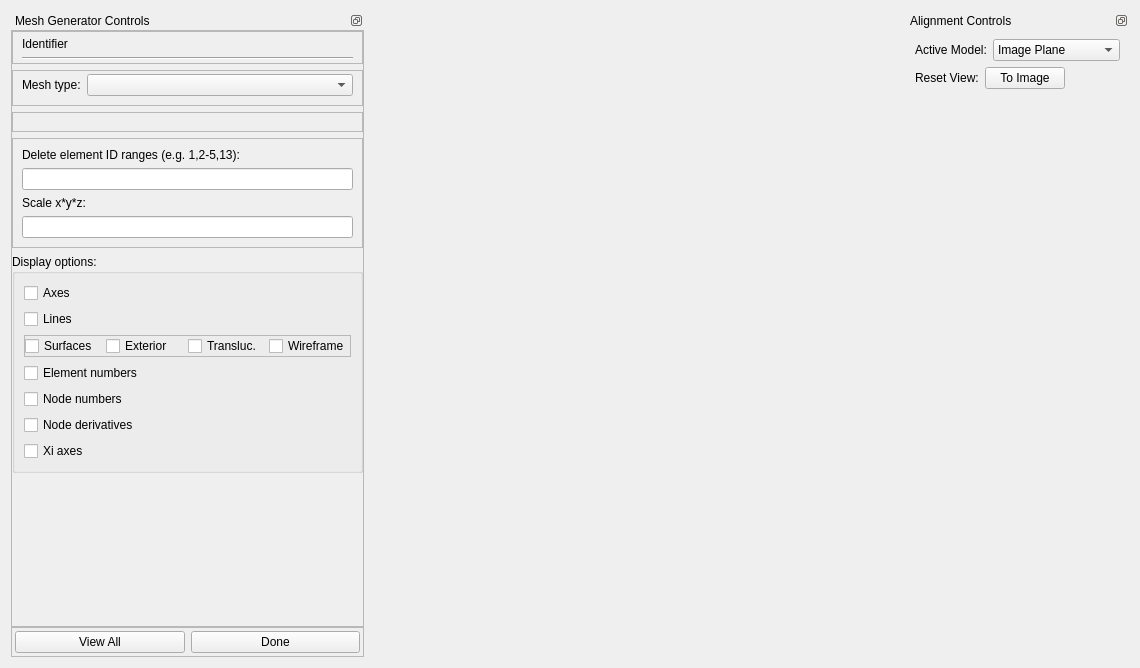
<?xml version="1.0" encoding="UTF-8"?>
<ui version="4.0">
 <class>MeshGeneratorWidget</class>
 <widget class="QWidget" name="MeshGeneratorWidget">
  <property name="geometry">
   <rect>
    <x>0</x>
    <y>0</y>
    <width>1140</width>
    <height>668</height>
   </rect>
  </property>
  <property name="sizePolicy">
   <sizepolicy hsizetype="Preferred" vsizetype="Preferred">
    <horstretch>0</horstretch>
    <verstretch>0</verstretch>
   </sizepolicy>
  </property>
  <property name="windowTitle">
   <string>Mesh Generator</string>
  </property>
  <layout class="QHBoxLayout" name="horizontalLayout">
   <item>
    <widget class="QDockWidget" name="dockWidget">
     <property name="sizePolicy">
      <sizepolicy hsizetype="Preferred" vsizetype="Expanding">
       <horstretch>1</horstretch>
       <verstretch>0</verstretch>
      </sizepolicy>
     </property>
     <property name="minimumSize">
      <size>
       <width>353</width>
       <height>197</height>
      </size>
     </property>
     <property name="features">
      <set>QDockWidget::DockWidgetFloatable|QDockWidget::DockWidgetMovable</set>
     </property>
     <property name="allowedAreas">
      <set>Qt::AllDockWidgetAreas</set>
     </property>
     <property name="windowTitle">
      <string>Mesh Generator Controls</string>
     </property>
     <widget class="QWidget" name="dockWidgetContents">
      <property name="sizePolicy">
       <sizepolicy hsizetype="Preferred" vsizetype="Expanding">
        <horstretch>0</horstretch>
        <verstretch>0</verstretch>
       </sizepolicy>
      </property>
      <layout class="QVBoxLayout" name="verticalLayout">
       <property name="spacing">
        <number>0</number>
       </property>
       <property name="margin">
        <number>0</number>
       </property>
       <item>
        <widget class="QScrollArea" name="scrollArea">
         <property name="sizePolicy">
          <sizepolicy hsizetype="Preferred" vsizetype="Expanding">
           <horstretch>0</horstretch>
           <verstretch>0</verstretch>
          </sizepolicy>
         </property>
         <property name="minimumSize">
          <size>
           <width>0</width>
           <height>0</height>
          </size>
         </property>
         <property name="verticalScrollBarPolicy">
          <enum>Qt::ScrollBarAsNeeded</enum>
         </property>
         <property name="widgetResizable">
          <bool>true</bool>
         </property>
         <widget class="QWidget" name="scrollAreaWidgetContents_2">
          <property name="geometry">
           <rect>
            <x>0</x>
            <y>0</y>
            <width>351</width>
            <height>595</height>
           </rect>
          </property>
          <property name="sizePolicy">
           <sizepolicy hsizetype="Preferred" vsizetype="Expanding">
            <horstretch>0</horstretch>
            <verstretch>0</verstretch>
           </sizepolicy>
          </property>
          <layout class="QVBoxLayout" name="verticalLayout_2">
           <property name="margin">
            <number>0</number>
           </property>
           <item>
            <layout class="QVBoxLayout" name="verticalLayout_3">
             <item>
              <widget class="QFrame" name="identifier_frame">
               <property name="minimumSize">
                <size>
                 <width>0</width>
                 <height>0</height>
                </size>
               </property>
               <property name="frameShape">
                <enum>QFrame::StyledPanel</enum>
               </property>
               <property name="frameShadow">
                <enum>QFrame::Raised</enum>
               </property>
               <layout class="QVBoxLayout" name="verticalLayout_4">
                <property name="topMargin">
                 <number>5</number>
                </property>
                <property name="bottomMargin">
                 <number>3</number>
                </property>
                <item>
                 <widget class="QLabel" name="identifier_label">
                  <property name="text">
                   <string>Identifier</string>
                  </property>
                 </widget>
                </item>
                <item>
                 <widget class="Line" name="line">
                  <property name="orientation">
                   <enum>Qt::Horizontal</enum>
                  </property>
                 </widget>
                </item>
               </layout>
              </widget>
             </item>
             <item>
              <widget class="QFrame" name="meshType_frame">
               <property name="frameShape">
                <enum>QFrame::StyledPanel</enum>
               </property>
               <property name="frameShadow">
                <enum>QFrame::Raised</enum>
               </property>
               <layout class="QFormLayout" name="formLayout_3">
                <property name="fieldGrowthPolicy">
                 <enum>QFormLayout::AllNonFixedFieldsGrow</enum>
                </property>
                <property name="topMargin">
                 <number>3</number>
                </property>
                <item row="0" column="0">
                 <widget class="QLabel" name="meshType_label">
                  <property name="text">
                   <string>Mesh type:</string>
                  </property>
                 </widget>
                </item>
                <item row="0" column="1">
                 <widget class="QComboBox" name="meshType_comboBox"/>
                </item>
               </layout>
              </widget>
             </item>
             <item>
              <widget class="QFrame" name="meshTypeOptions_frame">
               <property name="frameShape">
                <enum>QFrame::StyledPanel</enum>
               </property>
               <property name="frameShadow">
                <enum>QFrame::Raised</enum>
               </property>
               <layout class="QVBoxLayout" name="verticalLayout_9"/>
              </widget>
             </item>
             <item>
              <widget class="QFrame" name="modifyOptions_frame">
               <property name="frameShape">
                <enum>QFrame::StyledPanel</enum>
               </property>
               <property name="frameShadow">
                <enum>QFrame::Raised</enum>
               </property>
               <layout class="QVBoxLayout" name="verticalLayout_6">
                <item>
                 <widget class="QLabel" name="deleteElementRanges_label">
                  <property name="text">
                   <string>Delete element ID ranges (e.g. 1,2-5,13):</string>
                  </property>
                 </widget>
                </item>
                <item>
                 <widget class="QLineEdit" name="deleteElementsRanges_lineEdit"/>
                </item>
                <item>
                 <widget class="QLabel" name="scale_label">
                  <property name="text">
                   <string>Scale x*y*z:</string>
                  </property>
                 </widget>
                </item>
                <item>
                 <widget class="QLineEdit" name="scale_lineEdit"/>
                </item>
               </layout>
              </widget>
             </item>
             <item>
              <widget class="QGroupBox" name="displayOptions_groupBox">
               <property name="sizePolicy">
                <sizepolicy hsizetype="Preferred" vsizetype="Preferred">
                 <horstretch>0</horstretch>
                 <verstretch>0</verstretch>
                </sizepolicy>
               </property>
               <property name="title">
                <string>Display options:</string>
               </property>
               <layout class="QVBoxLayout" name="verticalLayout_7">
                <item>
                 <widget class="QCheckBox" name="displayAxes_checkBox">
                  <property name="text">
                   <string>Axes</string>
                  </property>
                 </widget>
                </item>
                <item>
                 <widget class="QCheckBox" name="displayLines_checkBox">
                  <property name="text">
                   <string>Lines</string>
                  </property>
                 </widget>
                </item>
                <item>
                 <widget class="QFrame" name="displaySurfaces_frame">
                  <property name="frameShape">
                   <enum>QFrame::StyledPanel</enum>
                  </property>
                  <property name="frameShadow">
                   <enum>QFrame::Raised</enum>
                  </property>
                  <layout class="QHBoxLayout" name="horizontalLayout_3">
                   <property name="margin">
                    <number>0</number>
                   </property>
                   <item>
                    <widget class="QCheckBox" name="displaySurfaces_checkBox">
                     <property name="text">
                      <string>Surfaces</string>
                     </property>
                    </widget>
                   </item>
                   <item>
                    <widget class="QCheckBox" name="displaySurfacesExterior_checkBox">
                     <property name="text">
                      <string>Exterior</string>
                     </property>
                    </widget>
                   </item>
                   <item>
                    <widget class="QCheckBox" name="displaySurfacesTranslucent_checkBox">
                     <property name="text">
                      <string>Transluc.</string>
                     </property>
                    </widget>
                   </item>
                   <item>
                    <widget class="QCheckBox" name="displaySurfacesWireframe_checkBox">
                     <property name="text">
                      <string>Wireframe</string>
                     </property>
                    </widget>
                   </item>
                  </layout>
                 </widget>
                </item>
                <item>
                 <widget class="QCheckBox" name="displayElementNumbers_checkBox">
                  <property name="text">
                   <string>Element numbers</string>
                  </property>
                 </widget>
                </item>
                <item>
                 <widget class="QCheckBox" name="displayNodeNumbers_checkBox">
                  <property name="text">
                   <string>Node numbers</string>
                  </property>
                 </widget>
                </item>
                <item>
                 <widget class="QCheckBox" name="displayNodeDerivatives_checkBox">
                  <property name="text">
                   <string>Node derivatives</string>
                  </property>
                 </widget>
                </item>
                <item>
                 <widget class="QCheckBox" name="displayXiAxes_checkBox">
                  <property name="text">
                   <string>Xi axes</string>
                  </property>
                 </widget>
                </item>
               </layout>
              </widget>
             </item>
             <item>
              <spacer name="verticalSpacer">
               <property name="orientation">
                <enum>Qt::Vertical</enum>
               </property>
               <property name="sizeHint" stdset="0">
                <size>
                 <width>20</width>
                 <height>40</height>
                </size>
               </property>
              </spacer>
             </item>
            </layout>
           </item>
          </layout>
         </widget>
        </widget>
       </item>
       <item>
        <widget class="QFrame" name="frame">
         <property name="frameShape">
          <enum>QFrame::StyledPanel</enum>
         </property>
         <property name="frameShadow">
          <enum>QFrame::Raised</enum>
         </property>
         <layout class="QHBoxLayout" name="horizontalLayout_2">
          <property name="margin">
           <number>3</number>
          </property>
          <item>
           <widget class="QPushButton" name="viewAll_button">
            <property name="text">
             <string>View All</string>
            </property>
           </widget>
          </item>
          <item>
           <widget class="QPushButton" name="done_button">
            <property name="sizePolicy">
             <sizepolicy hsizetype="Minimum" vsizetype="Fixed">
              <horstretch>0</horstretch>
              <verstretch>0</verstretch>
             </sizepolicy>
            </property>
            <property name="text">
             <string>Done</string>
            </property>
           </widget>
          </item>
         </layout>
        </widget>
       </item>
      </layout>
     </widget>
    </widget>
   </item>
   <item>
    <widget class="AlignmentSceneviewerWidget" name="sceneviewer_widget" native="true">
     <property name="sizePolicy">
      <sizepolicy hsizetype="Expanding" vsizetype="Preferred">
       <horstretch>4</horstretch>
       <verstretch>0</verstretch>
      </sizepolicy>
     </property>
     <zorder>dockWidget_AlignmentControls</zorder>
    </widget>
   </item>
   <item>
    <widget class="QDockWidget" name="dockWidget_AlignmentControls">
     <property name="sizePolicy">
      <sizepolicy hsizetype="Preferred" vsizetype="Preferred">
       <horstretch>1</horstretch>
       <verstretch>0</verstretch>
      </sizepolicy>
     </property>
     <property name="features">
      <set>QDockWidget::DockWidgetFloatable|QDockWidget::DockWidgetMovable</set>
     </property>
     <property name="allowedAreas">
      <set>Qt::LeftDockWidgetArea|Qt::RightDockWidgetArea</set>
     </property>
     <property name="windowTitle">
      <string>Alignment Controls</string>
     </property>
     <widget class="QWidget" name="dockWidgetContents_3">
      <layout class="QVBoxLayout" name="verticalLayout_5">
       <item>
        <layout class="QHBoxLayout" name="horizontalLayout_4">
         <item>
          <widget class="QLabel" name="label">
           <property name="text">
            <string>Active Model:</string>
           </property>
          </widget>
         </item>
         <item>
          <widget class="QComboBox" name="activeModel_comboBox">
           <item>
            <property name="text">
             <string>Image Plane</string>
            </property>
           </item>
           <item>
            <property name="text">
             <string>Genereated Mesh</string>
            </property>
           </item>
          </widget>
         </item>
        </layout>
       </item>
       <item>
        <layout class="QHBoxLayout" name="horizontalLayout_5">
         <item>
          <widget class="QLabel" name="label_2">
           <property name="text">
            <string>Reset View:</string>
           </property>
          </widget>
         </item>
         <item>
          <widget class="QPushButton" name="image_pushButton">
           <property name="text">
            <string>To Image</string>
           </property>
          </widget>
         </item>
         <item>
          <spacer name="horizontalSpacer">
           <property name="orientation">
            <enum>Qt::Horizontal</enum>
           </property>
           <property name="sizeHint" stdset="0">
            <size>
             <width>40</width>
             <height>20</height>
            </size>
           </property>
          </spacer>
         </item>
        </layout>
       </item>
       <item>
        <spacer name="verticalSpacer_2">
         <property name="orientation">
          <enum>Qt::Vertical</enum>
         </property>
         <property name="sizeHint" stdset="0">
          <size>
           <width>20</width>
           <height>548</height>
          </size>
         </property>
        </spacer>
       </item>
      </layout>
     </widget>
    </widget>
   </item>
  </layout>
 </widget>
 <customwidgets>
  <customwidget>
   <class>AlignmentSceneviewerWidget</class>
   <extends>QWidget</extends>
   <header>opencmiss/zincwidgets/alignmentsceneviewerwidget.h</header>
   <container>1</container>
  </customwidget>
 </customwidgets>
 <resources/>
 <connections/>
</ui>
